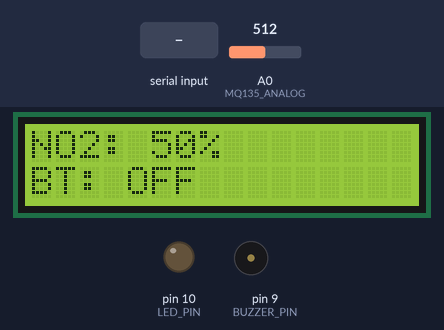
Simulated run of this sketch. Board: Arduino Uno, built with avr-gcc and run on an emulated ATmega328P. On the bench: 16×2 character LCD, output pins drawn as LEDs (lit = HIGH), buzzer (waves = sounding, pin HIGH). Inputs (shaded band) come from the test bench; at power-on: A0 (MQ135_ANALOG) = 512. What the sketch prints to the serial monitor is not drawn.

Above: at 3.3 s.
3.4 s: "ALARM_OFF" received over the second serial link
At 5.1 s:
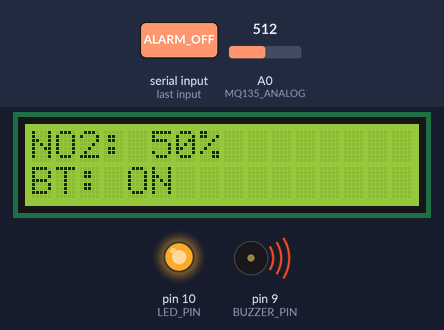
7.6 s: A0 (MQ135_ANALOG) set to 717
At 9.4 s:
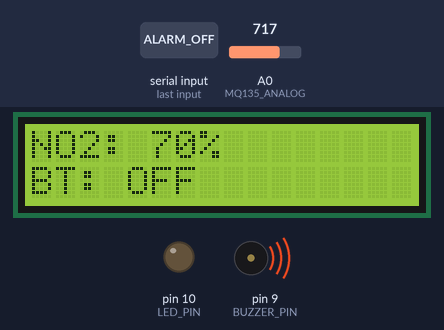
11.1 s: A0 (MQ135_ANALOG) set to 736
At 13.0 s:
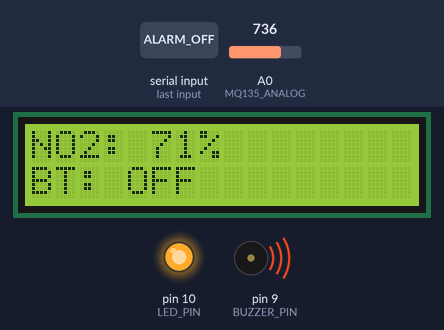
13.3 s: "STATUS" received over the second serial link
At 14.9 s:
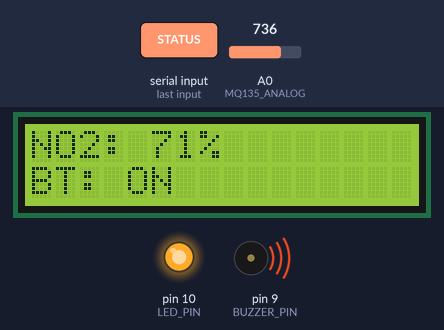
17.5 s: "ALARM_ON" received over the second serial link
21.7 s: "1" received over the second serial link
Timing chart, 0 to 24.7 s (numbered marks = the images above; inputs shaded):
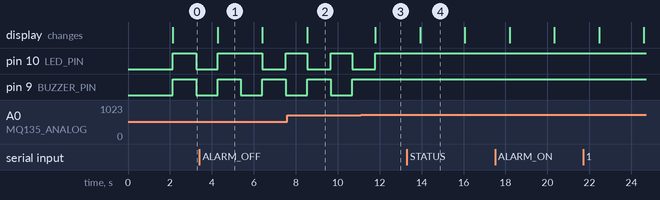

The sketch:

sensor_bluetooth.ino
```cpp
/*
 * Sensor de Dióxido de Nitrógeno con Bluetooth
 * Envía datos a teléfono móvil vía Bluetooth
 */

#include <LiquidCrystal_I2C.h>
#include <Wire.h>
#include <SoftwareSerial.h>

// Configuración de pines
#define LED_PIN 10
#define BUZZER_PIN 9
#define MQ135_ANALOG A0

// Configuración Bluetooth (HC-05/HC-06)
#define BT_RX 2  // Conectar TX del módulo Bluetooth
#define BT_TX 3  // Conectar RX del módulo Bluetooth

// LCD I2C
LiquidCrystal_I2C lcd(0x27, 16, 2);

// Bluetooth
SoftwareSerial bluetooth(BT_RX, BT_TX);

// Variables
int sensorValue = 0;
int contaminationPercentage = 0;
float ppm = 0;
unsigned long lastDataSend = 0;
const unsigned long dataInterval = 2000; // Enviar datos cada 2 segundos

void setup() {
  Serial.begin(9600);
  bluetooth.begin(9600); // Velocidad del módulo Bluetooth

  // Configurar pines
  pinMode(LED_PIN, OUTPUT);
  pinMode(BUZZER_PIN, OUTPUT);

  // Inicializar LCD
  Wire.begin();
  lcd.init();
  lcd.backlight();
  lcd.clear();

  // Mensaje de inicio
  lcd.setCursor(0, 0);
  lcd.print("Sensor NO2 BT");
  lcd.setCursor(0, 1);
  lcd.print("Conectando...");

  Serial.println("Sensor Bluetooth iniciado");
  bluetooth.println("Sensor NO2 iniciado");

  delay(2000);
}

void loop() {
  // Leer sensor
  sensorValue = analogRead(MQ135_ANALOG);

  // Calcular valores
  contaminationPercentage = map(sensorValue, 0, 1023, 0, 100);
  ppm = calculatePPM(sensorValue);

  // Mostrar en LCD
  displayData();

  // Controlar alarmas
  controlAlarms();

  // Enviar datos por Bluetooth
  if (millis() - lastDataSend > dataInterval) {
    sendDataToPhone();
    lastDataSend = millis();
  }

  // Verificar comandos del teléfono
  checkPhoneCommands();

  delay(1000);
}

float calculatePPM(int analogValue) {
  float voltage = (analogValue * 5.0) / 1024.0;
  float ppm = 0;

  if (voltage > 0.5) {
    ppm = pow(10, (voltage - 0.5) * 2.5);
  }

  return ppm;
}

void displayData() {
  lcd.clear();
  lcd.setCursor(0, 0);
  lcd.print("NO2: ");
  lcd.print(contaminationPercentage);
  lcd.print("%");

  lcd.setCursor(0, 1);
  lcd.print("BT: ");
  if (bluetooth.available()) {
    lcd.print("ON");
  } else {
    lcd.print("OFF");
  }
}

void controlAlarms() {
  if (contaminationPercentage > 70) {
    digitalWrite(LED_PIN, HIGH);
    digitalWrite(BUZZER_PIN, HIGH);
  } else if (contaminationPercentage > 40) {
    digitalWrite(LED_PIN, !digitalRead(LED_PIN));
    digitalWrite(BUZZER_PIN, !digitalRead(BUZZER_PIN));
  } else if (contaminationPercentage > 20) {
    digitalWrite(LED_PIN, !digitalRead(LED_PIN));
    digitalWrite(BUZZER_PIN, LOW);
  } else {
    digitalWrite(LED_PIN, LOW);
    digitalWrite(BUZZER_PIN, LOW);
  }
}

void sendDataToPhone() {
  // Formato JSON para fácil lectura en el teléfono
  bluetooth.print("{");
  bluetooth.print("\"sensor\":\"NO2\",");
  bluetooth.print("\"value\":");
  bluetooth.print(sensorValue);
  bluetooth.print(",\"percentage\":");
  bluetooth.print(contaminationPercentage);
  bluetooth.print(",\"ppm\":");
  bluetooth.print(ppm, 1);
  bluetooth.print(",\"alarm\":");
  bluetooth.print(contaminationPercentage > 50 ? "true" : "false");
  bluetooth.print(",\"timestamp\":");
  bluetooth.print(millis());
  bluetooth.println("}");

  Serial.println("Datos enviados por Bluetooth");
}

void checkPhoneCommands() {
  if (bluetooth.available()) {
    String command = bluetooth.readString();
    command.trim();

    if (command == "STATUS") {
      sendDataToPhone();
    } else if (command == "ALARM_ON") {
      digitalWrite(BUZZER_PIN, HIGH);
      bluetooth.println("Alarma activada");
    } else if (command == "ALARM_OFF") {
      digitalWrite(BUZZER_PIN, LOW);
      bluetooth.println("Alarma desactivada");
    }
  }
} 
```

Measured:
- the behaviour switches between 726 and 727 on A0 (MQ135_ANALOG) (found by bisection; images 2 and 3)
- after the input at 3.4 s, the display: changes after 0.87 s (image 1)
- after the input at 7.6 s, the display: changes after 0.95 s (image 2)
- after the input at 11.1 s, pin 10 (LED_PIN): goes on until 11.8 s, then stays HIGH; pin 9 (BUZZER_PIN): stays HIGH (without the input it goes to LOW after 0.70 s); the display: changes after 0.70 s (image 3)
- after the input at 13.3 s, the display: changes after 0.64 s (image 4)
- by itself, pin 9 (BUZZER_PIN): alternates HIGH for 1.1 s and LOW for 1.0 s
- what the display in image 1 shows lasts 2.1 s, from 4.3 s to 6.4 s
